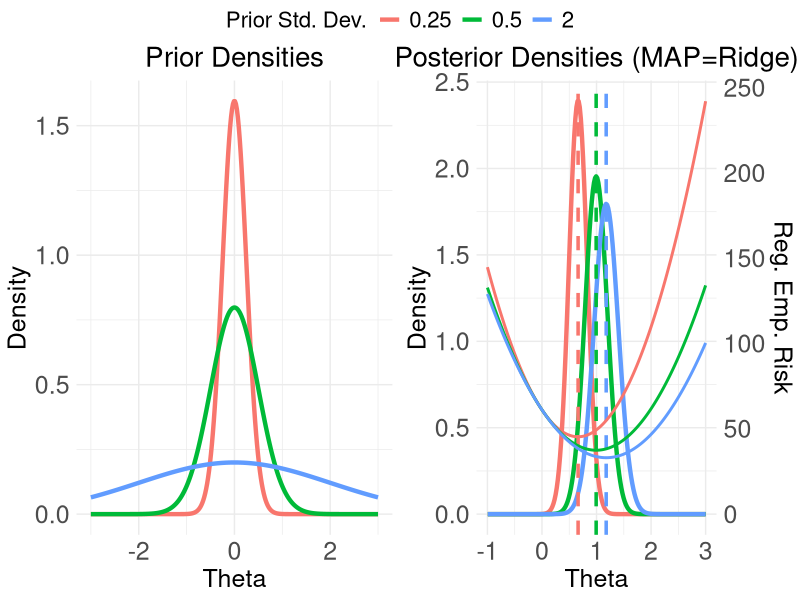

R code for this plot:
library(ggplot2)

# Define prior variances
tau2 <- c(0.25^2, 0.5^2, 2^2)
taus <- sqrt(tau2)

# Simulate data
set.seed(42)
n <- 20
sigma2 <- 1
y <- rnorm(n, mean = 1, sd = sqrt(sigma2))
y_bar <- mean(y)

# Generate x-axis sequence
x_seq <- seq(-3, 3, length.out = 300)

# df for plotting priors
prior_df <- data.frame(
  x = rep(x_seq, times = length(taus)),
  tau = rep(taus, each = length(x_seq)),
  density = unlist(lapply(taus, function(tau) dnorm(x_seq, mean = 0, sd = tau)))
)

# Compute posterior parameters
posterior_var <- (sigma2 * tau2)/(sigma2+n*tau2)
posterior_sd <- sqrt(posterior_var)
posterior_mean <- (n * tau2 * y_bar + sigma2*0)/(sigma2 + n * tau2)

# df for plotting posteriors
posterior_df <- data.frame(
  x = rep(x_seq, times = length(taus)),
  tau = rep(taus, each = length(x_seq)),
  density = unlist(lapply(seq_along(posterior_sd), function(i) dnorm(x_seq, mean = posterior_mean[i], sd = posterior_sd[i])))
)

# Calculate loss function for range of theta values
theta_values <- seq(-1, 3, length.out = 300)
ridge_loss <- function(theta, y, lambda) {
  sapply(theta, function(t) sum((y - t)^2) + lambda * t^2)
}

# Calculate losses for each tau2
loss_df <- data.frame(
  theta = rep(theta_values, times = length(tau2)),
  tau = rep(taus, each = length(theta_values)),
  loss = unlist(lapply(seq_along(tau2), function(i) ridge_loss(theta_values, y, 1/tau2[i])))
)

# Max loss to scale second y-axis
max_loss <- max(loss_df$loss)

# Prior densities
p1 <- ggplot(prior_df, aes(x = x, y = density, color = as.factor(tau))) +
  geom_line(linewidth=1.5) +
  labs(title = "Prior Densities", y = "Density", x = "Theta", color = "Prior Std. Dev.") +
  theme_minimal() +
  theme(
    plot.title = element_text(size = 20, hjust=0.5),
    axis.title = element_text(size = 18),
    axis.text = element_text(size = 18),
    legend.title = element_text(size = 16),
    legend.text = element_text(size = 16)
  )

# Posterior denisities + ridge risk
p2 <- ggplot(posterior_df, aes(x = x, y = density, color = as.factor(tau))) +
  geom_line(linewidth = 1.5) +
  geom_vline(data = data.frame(tau = as.factor(taus), xintercept = posterior_mean), aes(xintercept = xintercept, color = tau), linetype = "dashed", size = 1.2) +
  geom_line(data = loss_df, aes(x = theta, y = loss / max_loss * max(posterior_df$density), color = as.factor(tau)), linetype = "solid", size=1) +
  labs(title = "Posterior Densities (MAP=Ridge)", y = "Density", x = "Theta", color = "Std. Dev.") +
  scale_y_continuous(sec.axis = sec_axis(~ . / max(posterior_df$density) * max_loss, name = "Reg. Emp. Risk", breaks = scales::pretty_breaks())) +
  theme_minimal() +
  xlim(-1,3) +
  theme(
    plot.title = element_text(size = 20, hjust = 0.5),
    axis.title = element_text(size = 18),
    axis.text = element_text(size = 18),
    legend.title = element_text(size = 16),
    legend.text = element_text(size = 16)
  )

# Combine plots
library(ggpubr)
p.comb <- ggarrange(p1,p2, ncol=2, hjust=-0.5, common.legend=TRUE)

print(p.comb)
